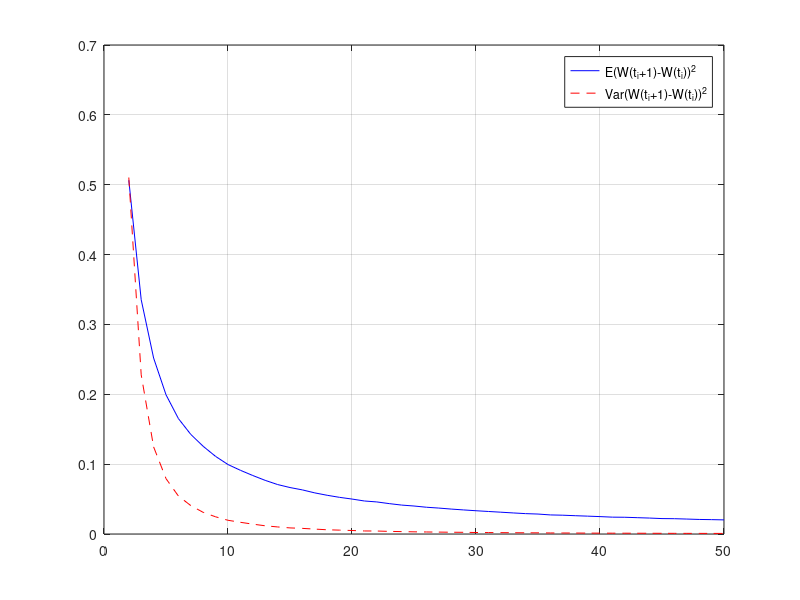

MATLAB code for this plot:
function BrownianDiscretization
clc;close all;

% Fix number of the Monte Carlo paths

NoOfPaths = 50000;

% Range for the discretization 

mVec = 2:50;
T    = 1;

% Storage of mean and variance 

meanV = zeros(length(mVec),1);
varV = zeros(length(mVec),1);

indx = 1;
for m = mVec
    t1 = 1*T/m;
    t2 = 2*T/m;
    % Condier two Brownian motions W(t1) and W(t2)
    Wt1 = sqrt(t1)*random('normal',0,1,[NoOfPaths,1]);
    Wt2 = Wt1 + sqrt(t2-t1)*random('normal',0,1,[NoOfPaths,1]);
    X = (Wt2-Wt1).^2;
    meanV(indx) = mean(X);
    varV(indx) = var(X);
    indx = indx +1;
end

figure(1)
plot(mVec,meanV,'-b');hold on
plot(mVec,varV,'--r')
hold on;
grid on
legend('E(W(t_i+1)-W(t_i))^2','Var(W(t_i+1)-W(t_i))^2')
